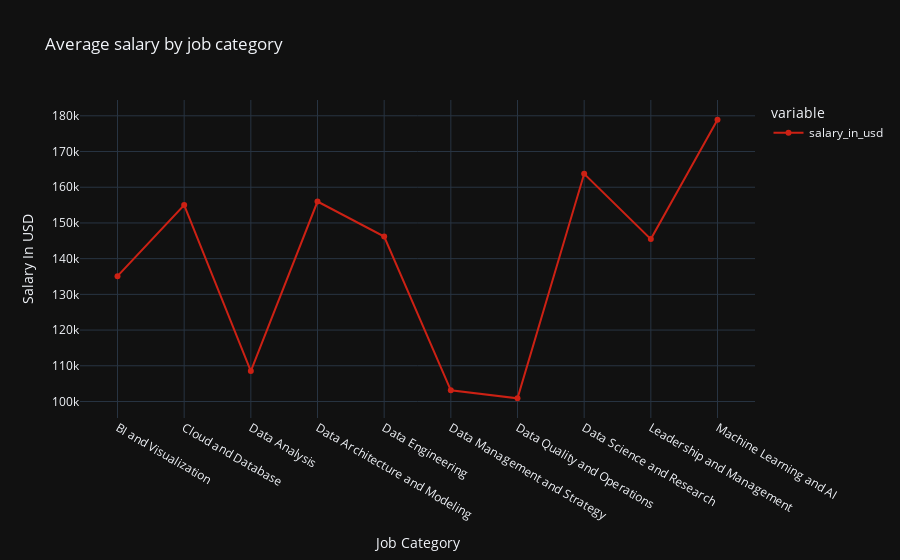

Notebook source saved alongside this figure:
### Code cell
fig = go.Figure(iplot(px.line(df_employees_job_title,
             markers=True,
             labels={'job_category':'Job Category','value':'Salary In USD'},
             title='Average salary by job category',
             template='plotly_dark',
             line_shape="linear",
             color_discrete_sequence=['#cc2114']
             )))

### Figure 1 — Plotly figure (JSON) as saved in the notebook; plotly's stock layout.template omitted (floating-point values rounded to 4 significant figures)
{"data": [{"hovertemplate": "variable=salary_in_usd<br>Job Category=%{x}<br>Salary In USD=%{y}<extra></extra>", "legendgroup": "salary_in_usd", "line": {"color": "#cc2114", "dash": "solid", "shape": "linear"}, "marker": {"symbol": "circle"}, "mode": "lines+markers", "name": "salary_in_usd", "orientation": "v", "showlegend": true, "type": "scatter", "x": ["BI and Visualization", "Cloud and Database", "Data Analysis", "Data Architecture and Modeling", "Data Engineering", "Data Management and Strategy", "Data Quality and Operations", "Data Science and Research", "Leadership and Management", "Machine Learning and AI"], "xaxis": "x", "y": [135100.0, 155000, 108500.0, 156000.0, 146200.0, 103100.0, 100900.0, 163800.0, 145500.0, 178900.0], "yaxis": "y"}], "layout": {"legend": {"title": {"text": "variable"}, "tracegroupgap": 0}, "title": {"text": "Average salary by job category"}, "xaxis": {"anchor": "y", "domain": [0, 1], "title": {"text": "Job Category"}}, "yaxis": {"anchor": "x", "domain": [0, 1], "title": {"text": "Salary In USD"}}}}
